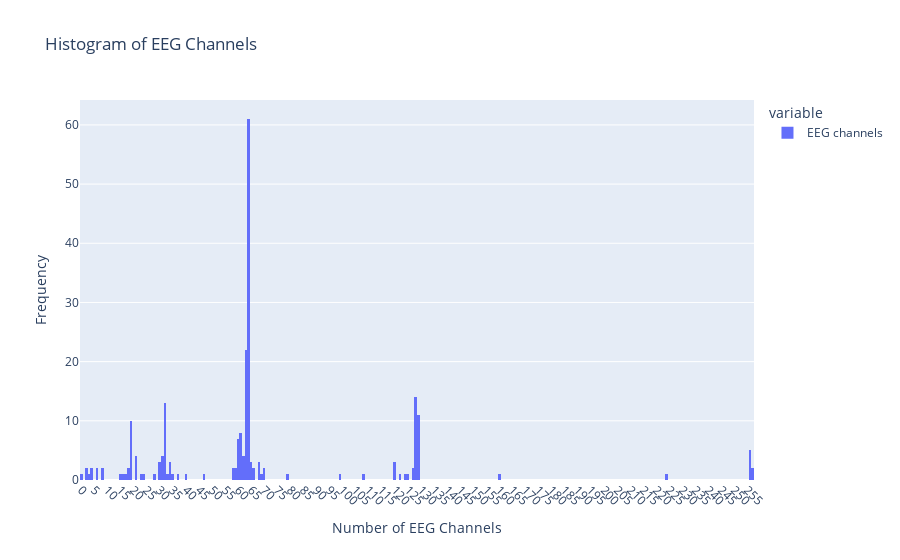

The notebook cell this image was saved under:
### Markdown cell above
### Figure 5

add histogram of additioanl main modalities over itme

Figure 5 - EEG channel histogram (see which are most common)

### Code cell
df_eeg_channels = df['EEG channels']
df_eeg_channels.replace("n/a", "", inplace=True)
df_eeg_channels.dropna()

# Convert the EEG channels to numeric, forcing errors to NaN
df_eeg_channels = pd.to_numeric(df_eeg_channels, errors='coerce')

# Drop NaN values
df_eeg_channels.dropna(inplace=True)

# Create a plotly histogram
fig = px.histogram(df_eeg_channels, nbins=260, title='Histogram of EEG Channels')
fig.update_layout(
    xaxis_title='Number of EEG Channels',
    yaxis_title='Frequency',
    xaxis=dict(categoryorder='category ascending', tickangle=45, dtick=5)
)
fig.show()

# make it log
# collapse the areas with no data
# color code part of the bar based on proportion of EOG data

### Figure 1 — Plotly figure (JSON) as saved in the notebook; plotly's stock layout.template omitted (floating-point values rounded to 4 significant figures; data arrays with more than 128 entries replaced by an {"elided": "..."} marker saying what was removed)
{"data": [{"alignmentgroup": "True", "bingroup": "x", "hovertemplate": "variable=EEG channels<br>value=%{x}<br>count=%{y}<extra></extra>", "legendgroup": "EEG channels", "marker": {"color": "#636efa", "pattern": {"shape": ""}}, "name": "EEG channels", "nbinsx": 260, "offsetgroup": "EEG channels", "orientation": "v", "showlegend": true, "type": "histogram", "x": {"elided": "222 int values"}, "xaxis": "x", "yaxis": "y"}], "layout": {"barmode": "relative", "legend": {"title": {"text": "variable"}, "tracegroupgap": 0}, "title": {"text": "Histogram of EEG Channels"}, "xaxis": {"anchor": "y", "categoryorder": "category ascending", "domain": [0, 1], "dtick": 5, "tickangle": 45, "title": {"text": "Number of EEG Channels"}}, "yaxis": {"anchor": "x", "domain": [0, 1], "title": {"text": "Frequency"}}}}
